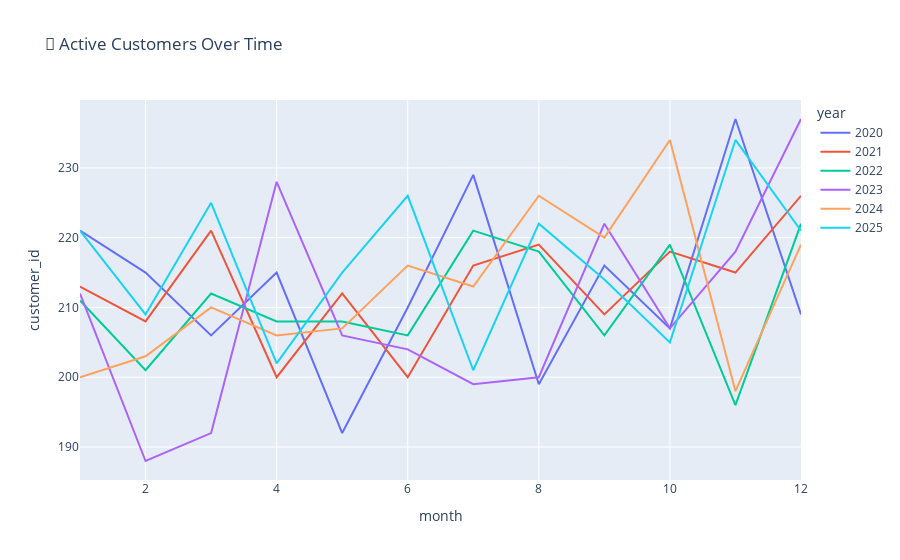
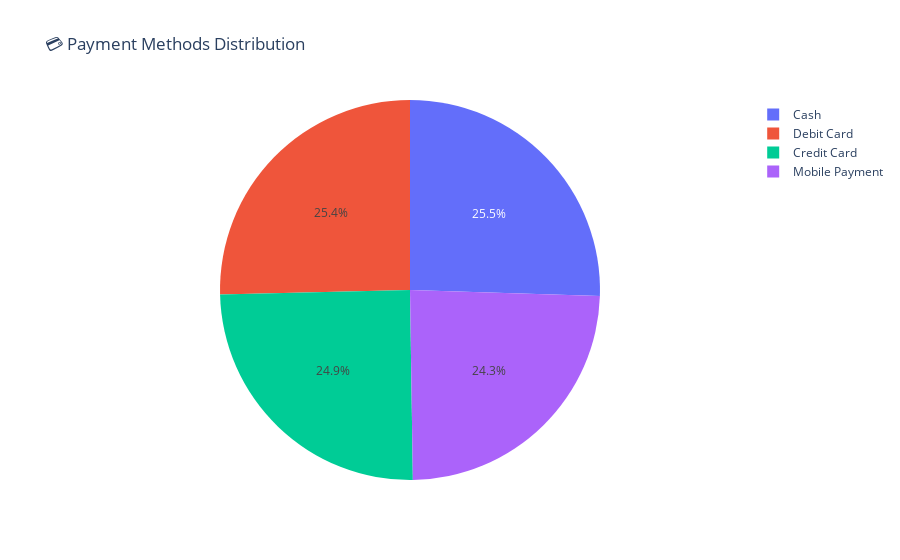

Source (notebook cell) for these figures, in order:
### Markdown cell above
## 1️⃣ Sales Trends  

### Total Sales Over Time  
- **What the plot shows:** Revenue across days/weeks/months.  
- **Interpretation:** 2025 (Blue) appears more stable and higher in some months

### Code cell
#costumer behavior
cust_trend = df.groupby(['year','month'])['customer_id'].nunique().reset_index()

fig = px.line(cust_trend, x="month", y="customer_id", color="year",
              title="👥 Active Customers Over Time")
fig.show()

if "method_of_payment" in df.columns:
    fig = px.pie(df, names="method_of_payment", title="💳 Payment Methods Distribution")
    fig.show()

### Figure 1 — Plotly figure (JSON) as saved in the notebook; plotly's stock layout.template omitted (floating-point values rounded to 4 significant figures)
{"data": [{"hovertemplate": "year=2020<br>month=%{x}<br>customer_id=%{y}<extra></extra>", "legendgroup": "2020", "line": {"color": "#636efa", "dash": "solid"}, "marker": {"symbol": "circle"}, "mode": "lines", "name": "2020", "orientation": "v", "showlegend": true, "type": "scatter", "x": [1, 2, 3, 4, 5, 6, 7, 8, 9, 10, 11, 12], "xaxis": "x", "y": [221, 215, 206, 215, 192, 210, 229, 199, 216, 207, 237, 209], "yaxis": "y"}, {"hovertemplate": "year=2021<br>month=%{x}<br>customer_id=%{y}<extra></extra>", "legendgroup": "2021", "line": {"color": "#EF553B", "dash": "solid"}, "marker": {"symbol": "circle"}, "mode": "lines", "name": "2021", "orientation": "v", "showlegend": true, "type": "scatter", "x": [1, 2, 3, 4, 5, 6, 7, 8, 9, 10, 11, 12], "xaxis": "x", "y": [213, 208, 221, 200, 212, 200, 216, 219, 209, 218, 215, 226], "yaxis": "y"}, {"hovertemplate": "year=2022<br>month=%{x}<br>customer_id=%{y}<extra></extra>", "legendgroup": "2022", "line": {"color": "#00cc96", "dash": "solid"}, "marker": {"symbol": "circle"}, "mode": "lines", "name": "2022", "orientation": "v", "showlegend": true, "type": "scatter", "x": [1, 2, 3, 4, 5, 6, 7, 8, 9, 10, 11, 12], "xaxis": "x", "y": [211, 201, 212, 208, 208, 206, 221, 218, 206, 219, 196, 222], "yaxis": "y"}, {"hovertemplate": "year=2023<br>month=%{x}<br>customer_id=%{y}<extra></extra>", "legendgroup": "2023", "line": {"color": "#ab63fa", "dash": "solid"}, "marker": {"symbol": "circle"}, "mode": "lines", "name": "2023", "orientation": "v", "showlegend": true, "type": "scatter", "x": [1, 2, 3, 4, 5, 6, 7, 8, 9, 10, 11, 12], "xaxis": "x", "y": [212, 188, 192, 228, 206, 204, 199, 200, 222, 207, 218, 237], "yaxis": "y"}, {"hovertemplate": "year=2024<br>month=%{x}<br>customer_id=%{y}<extra></extra>", "legendgroup": "2024", "line": {"color": "#FFA15A", "dash": "solid"}, "marker": {"symbol": "circle"}, "mode": "lines", "name": "2024", "orientation": "v", "showlegend": true, "type": "scatter", "x": [1, 2, 3, 4, 5, 6, 7, 8, 9, 10, 11, 12], "xaxis": "x", "y": [200, 203, 210, 206, 207, 216, 213, 226, 220, 234, 198, 219], "yaxis": "y"}, {"hovertemplate": "year=2025<br>month=%{x}<br>customer_id=%{y}<extra></extra>", "legendgroup": "2025", "line": {"color": "#19d3f3", "dash": "solid"}, "marker": {"symbol": "circle"}, "mode": "lines", "name": "2025", "orientation": "v", "showlegend": true, "type": "scatter", "x": [1, 2, 3, 4, 5, 6, 7, 8, 9, 10, 11, 12], "xaxis": "x", "y": [221, 209, 225, 202, 215, 226, 201, 222, 214, 205, 234, 221], "yaxis": "y"}], "layout": {"legend": {"title": {"text": "year"}, "tracegroupgap": 0}, "title": {"text": "👥 Active Customers Over Time"}, "xaxis": {"anchor": "y", "domain": [0, 1], "title": {"text": "month"}}, "yaxis": {"anchor": "x", "domain": [0, 1], "title": {"text": "customer_id"}}}}

### Figure 2 — Plotly figure (JSON) as saved in the notebook; plotly's stock layout.template omitted (floating-point values rounded to 4 significant figures; data arrays with more than 128 entries replaced by an {"elided": "..."} marker saying what was removed)
{"data": [{"domain": {"x": [0, 1], "y": [0, 1]}, "hovertemplate": "method_of_payment=%{label}<extra></extra>", "labels": {"elided": "20000 str values"}, "legendgroup": "", "name": "", "showlegend": true, "type": "pie"}], "layout": {"legend": {"tracegroupgap": 0}, "title": {"text": "💳 Payment Methods Distribution"}}}
